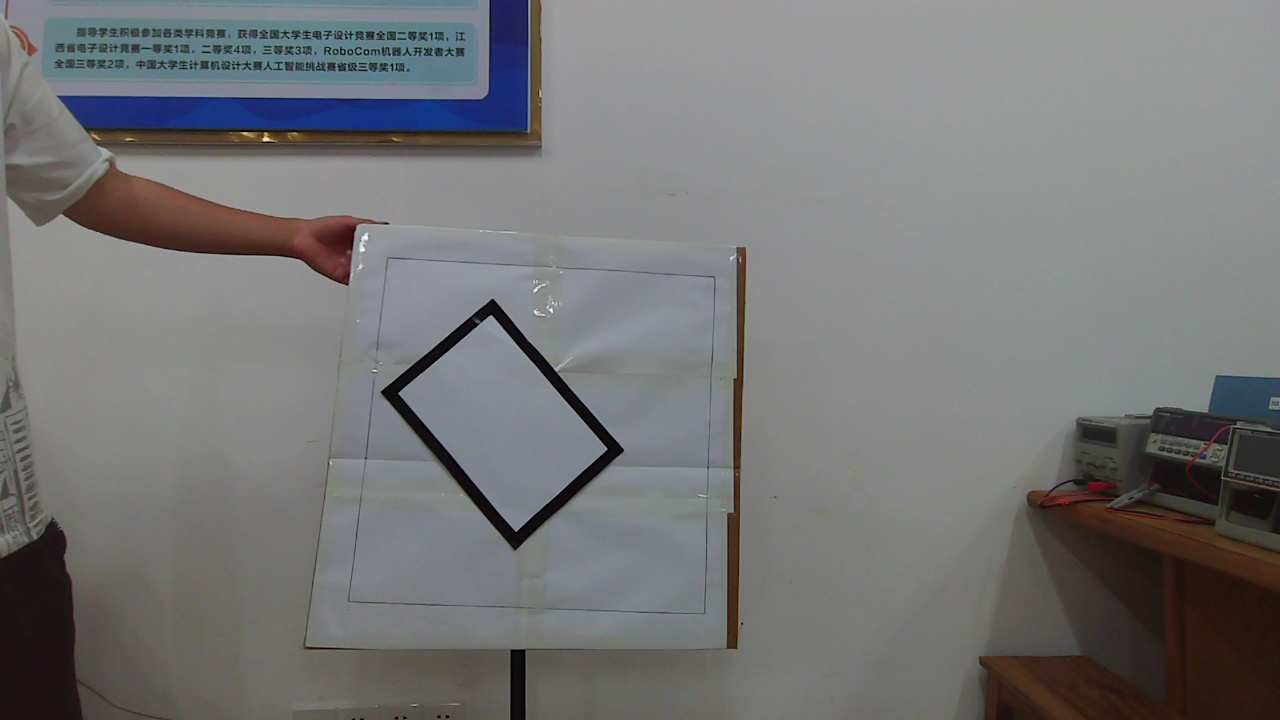
#> input picture TestPhoto/black/5.jpg, 1280 x 720 px, found by its file name
$ python findBlackCoutour.py
#> lines starting #> are read from the running program, lines starting #| are printed output that depends on the picture; after the words box and inside, x2 and y2 are one past the last pixel; in counts of white or black regions, pixels touching at a corner belong together
import cv2
import numpy as np

#定义形状检测函数
def ShapeDetection(img):
    contours,hierarchy = cv2.findContours(img,cv2.RETR_EXTERNAL,cv2.CHAIN_APPROX_NONE)  #寻找轮廓点
    for obj in contours:
        area = cv2.contourArea(obj)  #计算轮廓内区域的面积
        # cv2.drawContours(imgContour, obj, -1, (255, 0, 0), 4)  #绘制轮廓线
        perimeter = cv2.arcLength(obj,True)  #计算轮廓周长
        approx = cv2.approxPolyDP(obj,0.02*perimeter,True)  #获取轮廓角点坐标
        CornerNum = len(approx)   #轮廓角点的数量
        x, y, w, h = cv2.boundingRect(approx)  #获取坐标值和宽度、高度
        if CornerNum == 4:
            for i in range(0,4):
                cv2.circle(imgContour, (approx[i][0][0], approx[i][0][1]), 2, (0,0,255), 3)
                axis.append([approx[i][0][0], approx[i][0][1]])

        # cv2.rectangle(imgContour,(x, y),(x+w, y+h),(0,0,255),2)  #绘制边界框

if __name__ == '__main__':
    axis = []

    # 导入图片img
    img = cv2.imread('/Users/duanhao/Desktop/Electronic Design Competion/2023电子设计大赛/black/5.jpg')
#> img is the input picture: shape (720, 1280, 3); mean B, G, R 118.2, 117.6, 117.3
    # 需要裁剪的区域###################################
    hStart, hEnd, wStart, wEnd = 250, 650, 320, 700
    ################################################
    cropImg = img[hStart:hEnd, wStart:wEnd]
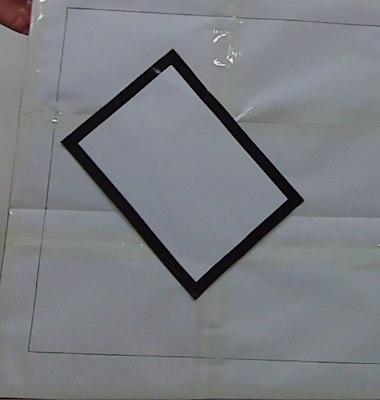
#> cropImg: shape (400, 380, 3); mean B, G, R 129.8, 124.8, 121.7
    cv2.imshow('cropImg', cropImg)

    # 灰度图像处理
    gray = cv2.cvtColor(cropImg, cv2.COLOR_BGR2GRAY)#灰度图
    cv2.imshow('gray', gray)

    imgContour = cropImg.copy()

    # 图像inRange二值化处理
    hsv = cv2.cvtColor(cropImg, cv2.COLOR_BGR2HSV)
#> hsv: shape (400, 380, 3); mean H, S, V 100.4, 22, 130.6
    l_g = np.array([0, 0, 0])  # 阈值下限
    u_g = np.array([255, 113, 46])  # 阈值上限
    mask = cv2.inRange(hsv, l_g, u_g)
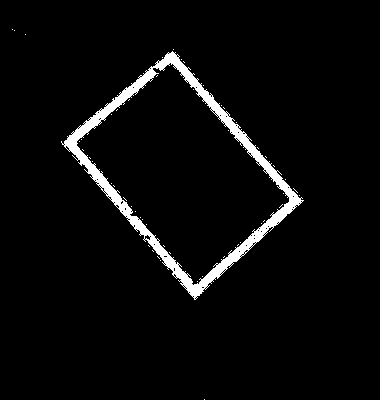
#> mask: shape (400, 380); 4% white; 53 white regions (52 under 20 px)
    cv2.imshow('mask', mask)

    ShapeDetection(mask)
#> in ShapeDetection, `contours,hierarchy = cv2.findContours(img,cv2.RETR_EXTERNAL,cv2.CHAIN_..`: contours = 23 contours, 22 with area under 20; largest, box (x1, y1, x2, y2) and area: (61, 51, 304, 300) 28923
#> the loop in ShapeDetection, `for obj in contours:` made 23 passes
#> (area, perimeter, approx, CornerNum, x, y, w, h) on pass 19: (28923, 1000.9, [[172, 51], [61, 142], [195, 299], [303, 200]], 4, 61, 51, 243, 249)
#> after the loop in ShapeDetection, `for obj in contours:`:
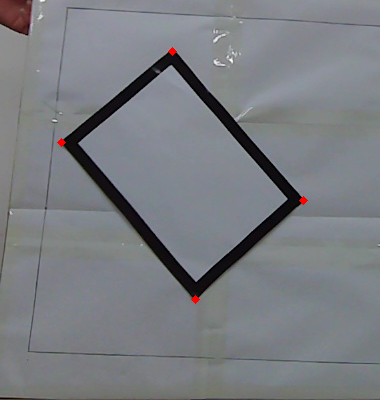
#> imgContour: shape (400, 380, 3); 0.11% of pixels changed, all inside (x1, y1, x2, y2) = (57, 47, 308, 304)
#> after the loop in ShapeDetection, `for obj in contours:`: axis = [[172, 51], [61, 142], [195, 299], [303, 200]]

    # 从逆时针改为顺时针
    axis[0], axis[2] = axis[2], axis[0]
    print(axis)
#| [[195, 299], [61, 142], [172, 51], [303, 200]]

    cv2.imshow("crop", imgContour)


    cv2.waitKey(0)
    cv2.destroyAllWindows()
